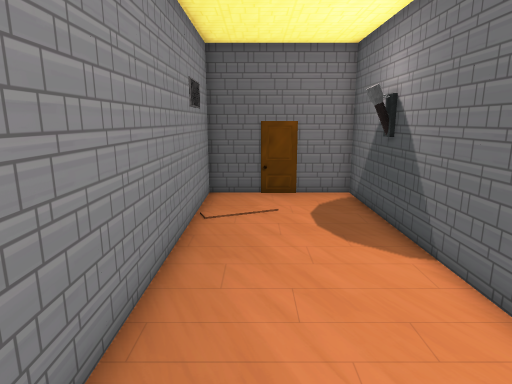
View 1 (above)

12 first-person views from a walk through a 3-D level made in the Godot game engine. The camera is 1.5 m above the floor, tilts 12° down and sees 75° across. The floor is counted in squares, 0.5 m on a side. Each view is taken from the middle of a square. On the plan, view 1 faces up. The plan holds only what a view shows up to about 20 squares ahead; the rest is blank.

View 2
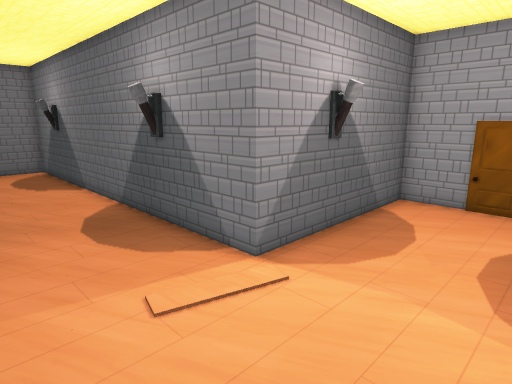

View 3
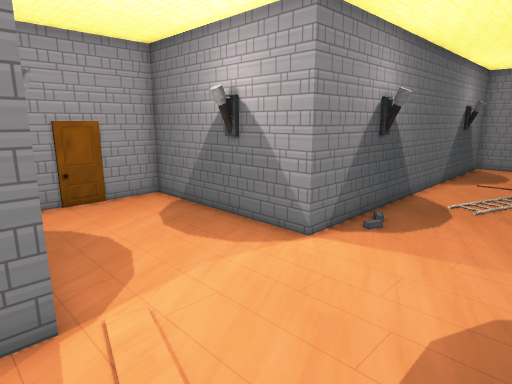

View 4
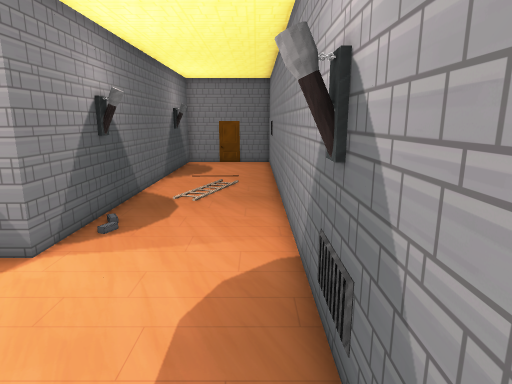

View 5
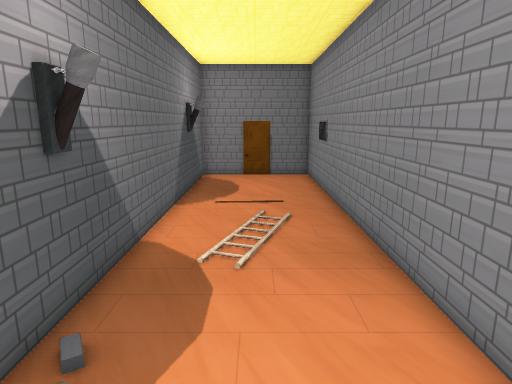

View 6
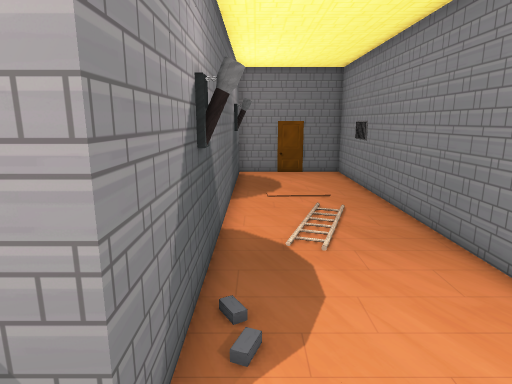

View 7
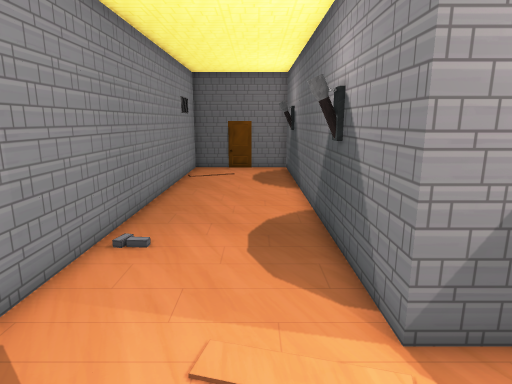

View 8
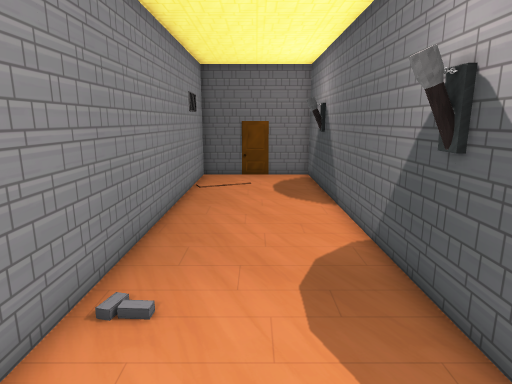

View 9
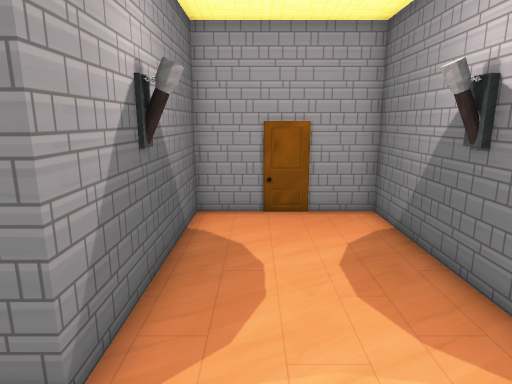

View 10
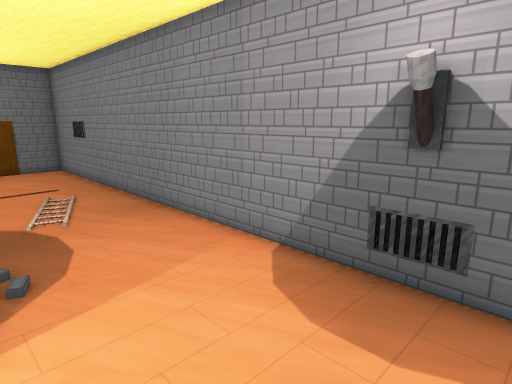

View 11
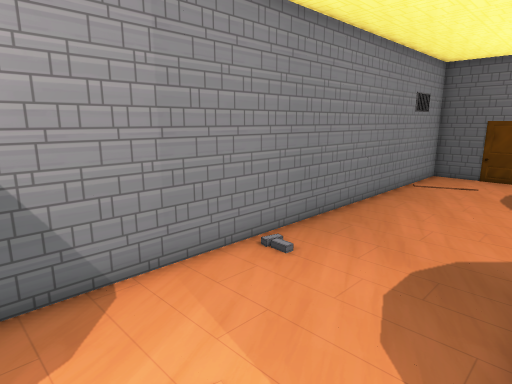

View 12
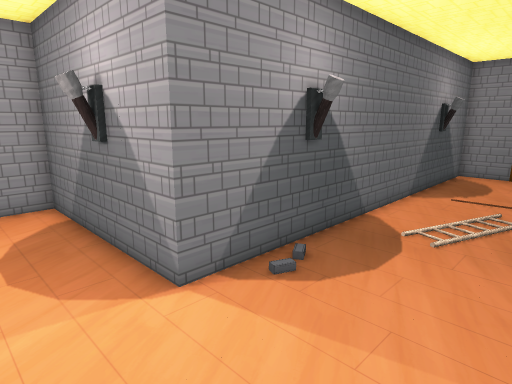

### Floor plan
Points are (right, up) in squares from view 1. A wall is a line through its corners. A room is listed if a view was taken in it or the views show most of it. See-through windows are left out.
Room 1 (views 1, 2, 3, 4, 5, 6, 7, 8, 9, 10, 11, 12)
walls: (4, -10) (12, -10) (12, -4) (4, -4) (4, 14) (-2, 14) (-2, -28) (4, -28) (4, -10)
ways out: closed door at (0.5, 14); closed door at (1, -28); closed door at (12, -6.5)

Where each view was taken, in squares from view 1:
view 1: 0 up, 0 right, facing up
view 2: 9 down, 1 left, facing up-right
view 3: 3 down, 1 left, facing down-right
view 4: 3 down, 1 left, facing down
view 5: 9 down, 1 right, facing down
view 6: 8 down, 3 right, facing down
view 7: 8 down, 2 right, facing up
view 8: 5 down, 1 right, facing up
view 9: 6 down, 1 right, facing right
view 10: 5 down, 4 right, facing down-left
view 11: 6 down, 4 right, facing up-left
view 12: 7 down, 1 left, facing down-right
